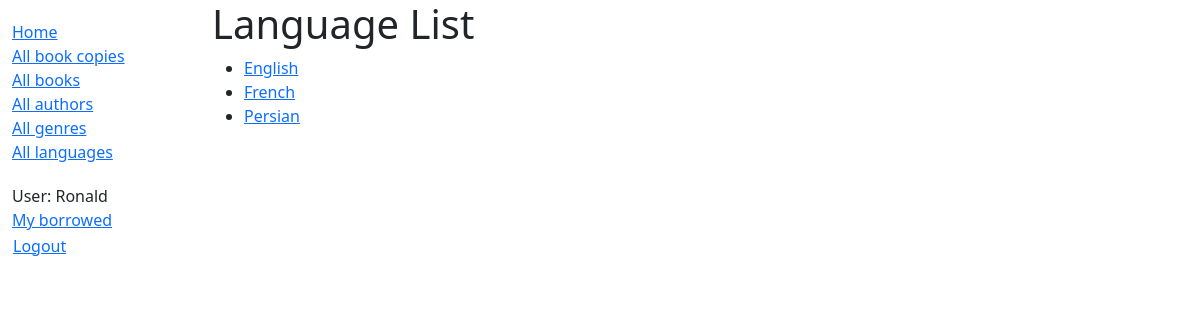
Page /catalog/languages/ (signed in) on the committed database.
### catalog/models.py (models this page shows)
class Language(models.Model):
    name = models.CharField(max_length=200,
                            unique=True,
                            help_text="Enter the book's natural language (e.g. English, French, Japanese etc.)")
    def get_absolute_url(self):
        return reverse('language-detail', args=[str(self.id)])
    def __str__(self):
        return self.name
    class Meta:
        constraints = [
            UniqueConstraint(
                Lower('name'),
                name='language_name_case_insensitive_unique',
                violation_error_message = "Language already exists (case insensitive match)"
            ),
        ]

### catalog/views.py (the view)
# urls.py: path('languages/', views.LanguageListView.as_view(), name='languages'),
class LanguageListView(generic.ListView):
    model = Language
    paginate_by = 10

### catalog/templates/catalog/language_list.html
{% extends "base_generic.html" %}
{% block content %}
<h1>Language List</h1>
<ul>
  {% for language in language_list %}
  <li>
    <a href="{{ language.get_absolute_url }}">{{ language }}</a>
  </li>
  {% empty %}
  <li>There are no languages available.</li>
  {% endfor %}
</ul>
{% endblock %}

### catalog/templates/base_generic.html (shortened to what this page needs)
<!DOCTYPE html>
<html lang="en">
<head>
  <link href="https://cdn.jsdelivr.net/npm/bootstrap@5.3.3/dist/css/bootstrap.min.css" rel="stylesheet">
  {% load static %}
  <link rel="stylesheet" href="{% static 'css/styles.css' %}">
</head>
<body>
<div class="container-fluid">
<div class="row">
  <div class="col-sm-2">
  {% block sidebar %}
  <ul class="sidebar-nav">
    <li><a href="{% url 'index' %}">Home</a></li>
    <li><a href="{% url 'bookinstances' %}">All book copies</a></li>
    <li><a href="{% url 'books' %}">All books</a></li>
    <li><a href="{% url 'authors' %}">All authors</a></li>
    <li><a href="{% url 'genres' %}">All genres</a></li>
    <li><a href="{% url 'languages' %}">All languages</a></li>
  </ul>
  <ul class="sidebar-nav">
   {% if user.is_authenticated %}
     <li>User: {{ user.get_username }}</li>
     <li><a href="{% url 'my-borrowed' %}">My borrowed</a></li>
     <li>
       <form id="logout-form" method="post" action="{% url 'logout' %}">
         <button type="submit" class="btn btn-link">Logout</button>
       </form>
    </li>
   {% else %}
     <li><a href="{% url 'login'%}?next={{request.path}}">Login</a></li>
   {% endif %}
  </ul>
{% endblock %}
  </div>
  <div class="col-sm-10 ">
  {% block content %}{% endblock %}
  </div>
</div>
</div>
</body>
</html>

### catalog/static/css/styles.css (style rules this page uses)
.sidebar-nav { margin-top: 20px; padding: 0; list-style: none; }
#logout-form { display: inline; }
#logout-form button { padding: 0; margin: 0; }

### rows in the picture
Language: name "English"
Language: name "French"
Language: name "Persian"

### other values in the picture
{{ user.get_username }} "Ronald"
